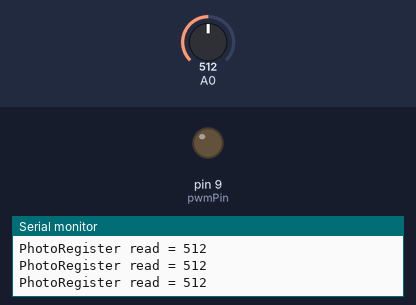
Recording of a sketch running on a simulated Arduino Uno, built with avr-gcc and run on an emulated ATmega328P. Shown: output pins drawn as LEDs (lit = HIGH), the last lines printed to the serial monitor. Inputs (shaded band) come from the test bench; at power-on: A0 = 512.

Above: at 1.2 s.
1.3 s: A0 set to 716
At 2.5 s:
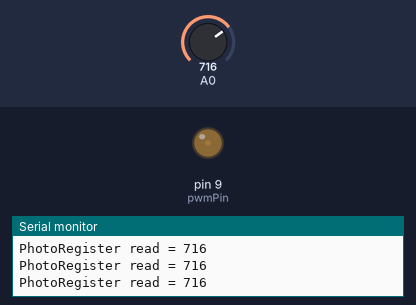
2.8 s: A0 set to 900
At 4.1 s:
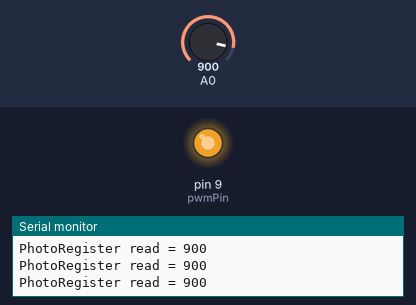
Timing chart, 0 to 5.8 s (numbered marks = the images above; inputs shaded):
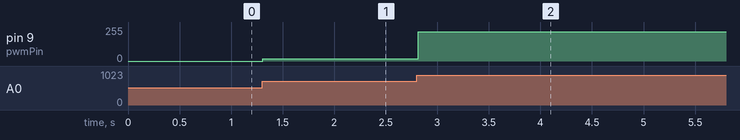

Measured:
- after the input at 1.3 s, pin 9 (pwmPin): 0/255 → 17/255 at once
- after the input at 2.8 s, pin 9 (pwmPin): 17/255 → 221/255 at once

The sketch:

led_bimmimg.ino
```cpp
int SensorValue = 0;
int ledDimmimg = 0;
int pwmPin = 9;

void setup()
{
   pinMode(A0, INPUT);

   Serial.begin(9600);
   pinMode(pwmPin, OUTPUT);
}

void loop()
{
  SensorValue = analogRead(A0);
  Serial.print("PhotoRegister read = ");
  Serial.println(SensorValue);
  ledDimmimg = map(SensorValue,700,930,0,255);
  if(ledDimmimg < 0) ledDimmimg = 0;
  analogWrite(pwmPin,ledDimmimg);
  delay(100);
}
```
